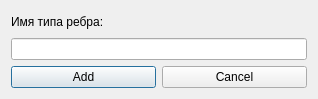
<?xml version="1.0" encoding="UTF-8"?>
<ui version="4.0">
 <class>FormNewNodeType</class>
 <widget class="QDialog" name="FormNewNodeType">
  <property name="geometry">
   <rect>
    <x>0</x>
    <y>0</y>
    <width>318</width>
    <height>99</height>
   </rect>
  </property>
  <property name="windowTitle">
   <string>Add new node type</string>
  </property>
  <layout class="QGridLayout" name="gridLayout">
   <item row="0" column="0">
    <layout class="QVBoxLayout" name="verticalLayout_2">
     <item>
      <layout class="QVBoxLayout" name="verticalLayout">
       <item>
        <widget class="QLabel" name="label">
         <property name="text">
          <string>Имя типа ребра:</string>
         </property>
        </widget>
       </item>
       <item>
        <widget class="QLineEdit" name="line_node_name"/>
       </item>
      </layout>
     </item>
     <item>
      <layout class="QHBoxLayout" name="horizontalLayout">
       <item>
        <widget class="QPushButton" name="push_add">
         <property name="text">
          <string>Add</string>
         </property>
        </widget>
       </item>
       <item>
        <widget class="QPushButton" name="push_cancel">
         <property name="text">
          <string>Cancel</string>
         </property>
        </widget>
       </item>
      </layout>
     </item>
    </layout>
   </item>
  </layout>
 </widget>
 <resources/>
 <connections/>
</ui>
